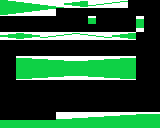

A level layout from a 2D game, rendered from its tile map. Below: a short description, then the map file with its tile-grid data intact:
An orthogonal 20x16 tile map with 8x8 px tiles, 1 tile layer (Tile Layer 1).

<map version="1.5" tiledversion="1.7.2" orientation="orthogonal" renderorder="right-down" width="20" height="16" tilewidth="8" tileheight="8" infinite="0" nextlayerid="2" nextobjectid="1">
 <tileset firstgid="1" name="tileset(8x8)" tilewidth="8" tileheight="8" tilecount="24" columns="8">
  <image source="tileset(8x8).png" width="64" height="24" />
  <tile id="0">
   <properties>
    <property name="bottom" type="int" value="0" />
    <property name="collides" type="bool" value="true" />
    <property name="top" type="int" value="0" />
   </properties>
  </tile>
  <tile id="1">
   <properties>
    <property name="bottom" type="int" value="0" />
    <property name="collides" type="bool" value="true" />
    <property name="top" type="int" value="1" />
   </properties>
  </tile>
  <tile id="2">
   <properties>
    <property name="bottom" type="int" value="0" />
    <property name="collides" type="bool" value="true" />
    <property name="top" type="int" value="2" />
   </properties>
  </tile>
  <tile id="3">
   <properties>
    <property name="bottom" type="int" value="0" />
    <property name="collides" type="bool" value="true" />
    <property name="top" type="int" value="3" />
   </properties>
  </tile>
  <tile id="4">
   <properties>
    <property name="bottom" type="int" value="0" />
    <property name="collides" type="bool" value="true" />
    <property name="top" type="int" value="4" />
   </properties>
  </tile>
  <tile id="5">
   <properties>
    <property name="bottom" type="int" value="0" />
    <property name="collides" type="bool" value="true" />
    <property name="top" type="int" value="5" />
   </properties>
  </tile>
  <tile id="6">
   <properties>
    <property name="bottom" type="int" value="0" />
    <property name="collides" type="bool" value="true" />
    <property name="top" type="int" value="6" />
   </properties>
  </tile>
  <tile id="7">
   <properties>
    <property name="bottom" type="int" value="0" />
    <property name="collides" type="bool" value="true" />
    <property name="top" type="int" value="7" />
   </properties>
  </tile>
  <tile id="8">
   <properties>
    <property name="bottom" type="int" value="1" />
    <property name="collides" type="bool" value="true" />
    <property name="top" type="int" value="0" />
   </properties>
  </tile>
  <tile id="9">
   <properties>
    <property name="bottom" type="int" value="2" />
    <property name="collides" type="bool" value="true" />
    <property name="top" type="int" value="0" />
   </properties>
  </tile>
  <tile id="10">
   <properties>
    <property name="bottom" type="int" value="3" />
    <property name="collides" type="bool" value="true" />
    <property name="top" type="int" value="0" />
   </properties>
  </tile>
  <tile id="11">
   <properties>
    <property name="bottom" type="int" value="4" />
    <property name="collides" type="bool" value="true" />
    <property name="top" type="int" value="0" />
   </properties>
  </tile>
  <tile id="12">
   <properties>
    <property name="bottom" type="int" value="5" />
    <property name="collides" type="bool" value="true" />
    <property name="top" type="int" value="0" />
   </properties>
  </tile>
  <tile id="13">
   <properties>
    <property name="bottom" type="int" value="6" />
    <property name="collides" type="bool" value="true" />
    <property name="top" type="int" value="0" />
   </properties>
  </tile>
  <tile id="14">
   <properties>
    <property name="bottom" type="int" value="7" />
    <property name="collides" type="bool" value="true" />
    <property name="top" type="int" value="0" />
   </properties>
  </tile>
  <tile id="16">
   <properties>
    <property name="bottom" type="int" value="3" />
    <property name="collides" type="bool" value="true" />
    <property name="top" type="int" value="3" />
   </properties>
  </tile>
  <tile id="17">
   <properties>
    <property name="bottom" type="int" value="2" />
    <property name="collides" type="bool" value="true" />
    <property name="top" type="int" value="2" />
   </properties>
  </tile>
  <tile id="18">
   <properties>
    <property name="bottom" type="int" value="1" />
    <property name="collides" type="bool" value="true" />
    <property name="top" type="int" value="1" />
   </properties>
  </tile>
  <tile id="19">
   <properties>
    <property name="bottom" type="int" value="2" />
    <property name="collides" type="bool" value="true" />
    <property name="top" type="int" value="5" />
   </properties>
  </tile>
  <tile id="20">
   <properties>
    <property name="bottom" type="int" value="3" />
    <property name="collides" type="bool" value="true" />
    <property name="top" type="int" value="4" />
   </properties>
  </tile>
  <tile id="21">
   <properties>
    <property name="bottom" type="int" value="4" />
    <property name="collides" type="bool" value="true" />
    <property name="top" type="int" value="3" />
   </properties>
  </tile>
  <tile id="22">
   <properties>
    <property name="bottom" type="int" value="5" />
    <property name="collides" type="bool" value="true" />
    <property name="top" type="int" value="2" />
   </properties>
  </tile>
  <tile id="23">
   <properties>
    <property name="bottom" type="int" value="6" />
    <property name="collides" type="bool" value="true" />
    <property name="top" type="int" value="1" />
   </properties>
  </tile>
 </tileset>
 <layer id="1" name="Tile Layer 1" width="20" height="16">
  <data encoding="csv">
1,2,3,4,5,6,7,8,17,18,19,20,21,22,23,24,0,0,0,0,
9,10,11,12,13,14,15,0,0,0,0,0,0,0,0,0,0,0,0,0,
0,0,0,0,0,0,0,0,0,0,0,3,0,0,0,0,0,4,0,0,
0,0,0,0,0,0,0,0,0,0,0,0,0,0,0,0,0,12,0,0,
17,18,19,18,17,20,21,22,23,24,23,22,21,20,17,18,19,0,0,0,
0,0,0,0,0,0,0,0,0,0,0,0,0,0,0,0,0,0,0,0,
0,0,0,0,0,0,0,0,0,0,0,0,0,0,0,0,0,0,0,0,
0,0,3,3,4,4,5,5,6,6,6,5,5,4,4,3,3,0,0,0,
0,0,1,1,1,1,1,1,1,1,1,1,1,1,1,1,1,0,0,0,
0,0,9,9,10,10,11,11,12,12,12,11,11,10,10,9,9,0,0,0,
0,0,0,0,0,0,0,0,0,0,0,0,0,0,0,0,0,0,0,0,
0,0,0,0,0,0,0,0,0,0,0,0,0,0,0,0,0,0,0,0,
0,0,0,0,0,0,0,0,0,0,0,0,0,0,0,0,0,0,0,0,
0,0,0,0,0,0,0,0,0,0,0,0,0,0,0,0,0,0,0,0,
0,0,0,0,0,0,0,8,8,7,7,6,6,5,5,4,4,3,3,3,
1,1,1,1,1,1,1,1,1,1,1,1,1,1,1,1,1,1,1,1
</data>
 </layer>
</map>